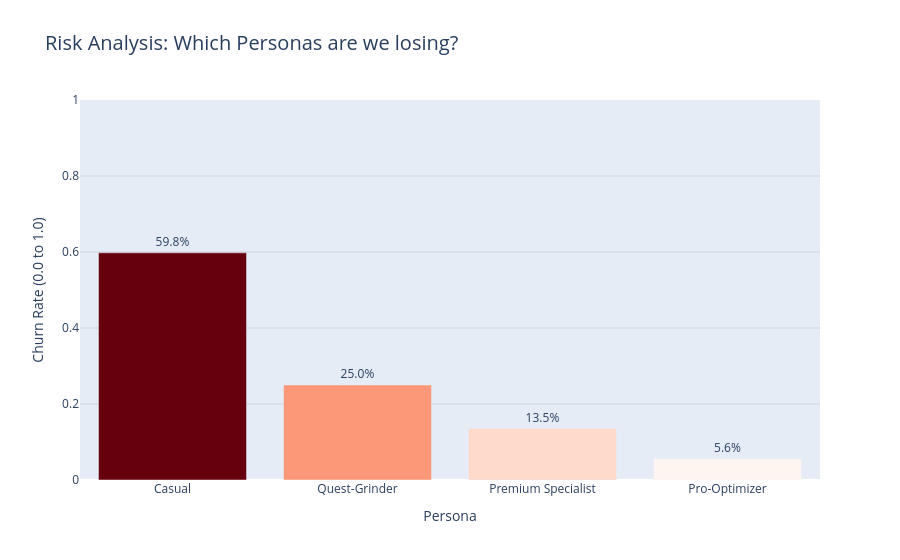

Write notebook code for a chart like this one.
### Code cell
# --- Data Preparation ---
cluster_names = {
    0: "Casual",
    1: "Quest-Grinder",
    2: "Premium Specialist",
    3: "Pro-Optimizer"
}

df['Persona'] = df['cluster_label'].map(cluster_names)

# Calculate Churn Rate
churn_rate = df.groupby('Persona')['Churned'].mean().reset_index().sort_values(by='Churned', ascending=False)

# --- Plotly Visualization ---

# Create the Bar Chart
fig = px.bar(
    churn_rate,
    x='Persona',
    y='Churned',
    title='Risk Analysis: Which Personas are we losing?',
    text='Churned',  # This adds the value labels automatically
    color='Churned', # Optional: Maps color intensity to the churn rate
    color_continuous_scale='Reds', # Matches your 'Reds_r' palette
    range_y=[0, 1]   # Sets the Y-axis limit from 0 to 1
)

# Update Layout for polish
fig.update_traces(
    texttemplate='%{text:.1%}', # Formats the label as a percentage (e.g., 25.4%)
    textposition='outside'      # Places the label on top of the bar
)

fig.update_layout(
    yaxis_title='Churn Rate (0.0 to 1.0)',
    xaxis_title='Persona',
    title_font_size=20,
    yaxis=dict(showgrid=True, gridcolor='rgba(0,0,0,0.1)'), # Custom grid styling
    coloraxis_showscale=False # Hides the color legend sidebar if you don't need it
)

fig.show()

### Figure 1 — Plotly figure (JSON) as saved in the notebook; plotly's stock layout.template omitted (floating-point values rounded to 4 significant figures)
{"data": [{"hovertemplate": "Persona=%{x}<br>Churned=%{marker.color}<extra></extra>", "legendgroup": "", "marker": {"color": [0.5979, 0.25, 0.1354, 0.05607], "coloraxis": "coloraxis", "pattern": {"shape": ""}}, "name": "", "orientation": "v", "showlegend": false, "text": [0.5979, 0.25, 0.1354, 0.05607], "textposition": "outside", "texttemplate": "%{text:.1%}", "type": "bar", "x": ["Casual", "Quest-Grinder", "Premium Specialist", "Pro-Optimizer"], "xaxis": "x", "y": [0.5979, 0.25, 0.1354, 0.05607], "yaxis": "y"}], "layout": {"barmode": "relative", "coloraxis": {"colorbar": {"title": {"text": "Churned"}}, "colorscale": [[0, "rgb(255,245,240)"], [0.125, "rgb(254,224,210)"], [0.25, "rgb(252,187,161)"], [0.375, "rgb(252,146,114)"], [0.5, "rgb(251,106,74)"], [0.625, "rgb(239,59,44)"], [0.75, "rgb(203,24,29)"], [0.875, "rgb(165,15,21)"], [1, "rgb(103,0,13)"]], "showscale": false}, "legend": {"tracegroupgap": 0}, "title": {"font": {"size": 20}, "text": "Risk Analysis: Which Personas are we losing?"}, "xaxis": {"anchor": "y", "domain": [0, 1], "title": {"text": "Persona"}}, "yaxis": {"anchor": "x", "domain": [0, 1], "gridcolor": "rgba(0,0,0,0.1)", "range": [0, 1], "showgrid": true, "title": {"text": "Churn Rate (0.0 to 1.0)"}}}}
